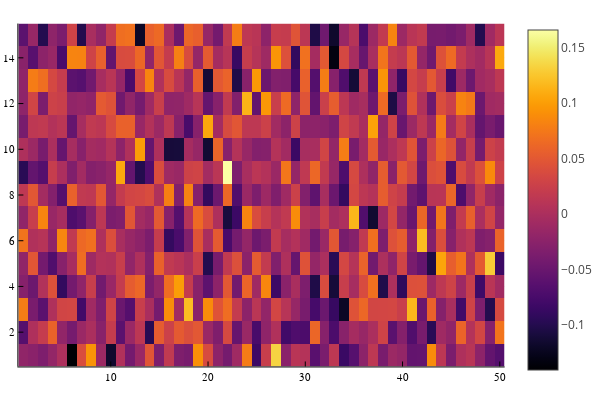

Notebook code for this chart:
### Markdown cell above
### Comparaison

### Code cell
@show(ainit,aopt,a0);

@show(fwhminit,fwhmopt,fwhm0);

@show(cinit,copt,C0);

heatmap( data .- LensletLaserImage(lmod,laser)) #Residus

### Figure 1 — Plotly figure (JSON) as saved in the notebook; plotly's stock layout.template omitted (floating-point values rounded to 4 significant figures; data arrays with more than 128 entries replaced by an {"elided": "..."} marker saying what was removed)
{"data": [{"colorbar": {"title": ""}, "colorscale": {"elided": "256x2 mixed values"}, "hoverinfo": "none", "name": "y1", "showlegend": false, "showscale": true, "type": "heatmap", "x": [0.5, 1.5, 2.5, 3.5, 4.5, 5.5, 6.5, 7.5, 8.5, 9.5, 10.5, 11.5, 12.5, 13.5, 14.5, 15.5, 16.5, 17.5, 18.5, 19.5, 20.5, 21.5, 22.5, 23.5, 24.5, 25.5, 26.5, 27.5, 28.5, 29.5, 30.5, 31.5, 32.5, 33.5, 34.5, 35.5, 36.5, 37.5, 38.5, 39.5, 40.5, 41.5, 42.5, 43.5, 44.5, 45.5, 46.5, 47.5, 48.5, 49.5, 50.5], "xaxis": "x", "y": [0.5, 1.5, 2.5, 3.5, 4.5, 5.5, 6.5, 7.5, 8.5, 9.5, 10.5, 11.5, 12.5, 13.5, 14.5, 15.5], "yaxis": "y", "z": {"elided": "15x50 float values"}, "zmax": 0.1661, "zmin": -0.1409}], "layout": {"annotations": [], "height": 400, "legend": {"bgcolor": "rgba(255, 255, 255, 1.000)", "bordercolor": "rgba(0, 0, 0, 1.000)", "borderwidth": 1, "font": {"color": "rgba(0, 0, 0, 1.000)", "family": "sans-serif", "size": 11}, "title": {"font": {"color": "rgba(0, 0, 0, 1.000)", "family": "sans-serif", "size": 15}, "text": ""}, "tracegroupgap": 0, "traceorder": "normal", "x": 1, "xanchor": "auto", "y": 1, "yanchor": "auto"}, "margin": {"b": 20, "l": 0, "r": 0, "t": 20}, "paper_bgcolor": "rgba(255, 255, 255, 1.000)", "plot_bgcolor": "rgba(255, 255, 255, 1.000)", "showlegend": true, "width": 600, "xaxis": {"anchor": "y", "domain": [0.03619, 0.9934], "gridcolor": "rgba(0, 0, 0, 0.100)", "gridwidth": 0.5, "linecolor": "rgba(0, 0, 0, 1.000)", "mirror": false, "range": [0.5, 50.5], "showgrid": true, "showline": true, "showticklabels": true, "tickangle": 0, "tickcolor": "rgb(0, 0, 0)", "tickfont": {"color": "rgba(0, 0, 0, 1.000)", "family": "sans-serif", "size": 11}, "tickmode": "array", "ticks": "inside", "ticktext": ["10", "20", "30", "40", "50"], "tickvals": [10, 20, 30, 40, 50], "title": "", "titlefont": {"color": "rgba(0, 0, 0, 1.000)", "family": "sans-serif", "size": 15}, "type": "-", "visible": true, "zeroline": false, "zerolinecolor": "rgba(0, 0, 0, 1.000)"}, "yaxis": {"anchor": "x", "domain": [0.03762, 0.9902], "gridcolor": "rgba(0, 0, 0, 0.100)", "gridwidth": 0.5, "linecolor": "rgba(0, 0, 0, 1.000)", "mirror": false, "range": [0.5, 15.5], "showgrid": true, "showline": true, "showticklabels": true, "tickangle": 0, "tickcolor": "rgb(0, 0, 0)", "tickfont": {"color": "rgba(0, 0, 0, 1.000)", "family": "sans-serif", "size": 11}, "tickmode": "array", "ticks": "inside", "ticktext": ["2", "4", "6", "8", "10", "12", "14"], "tickvals": [2, 4, 6, 8, 10, 12, 14], "title": "", "titlefont": {"color": "rgba(0, 0, 0, 1.000)", "family": "sans-serif", "size": 15}, "type": "-", "visible": true, "zeroline": false, "zerolinecolor": "rgba(0, 0, 0, 1.000)"}}}
